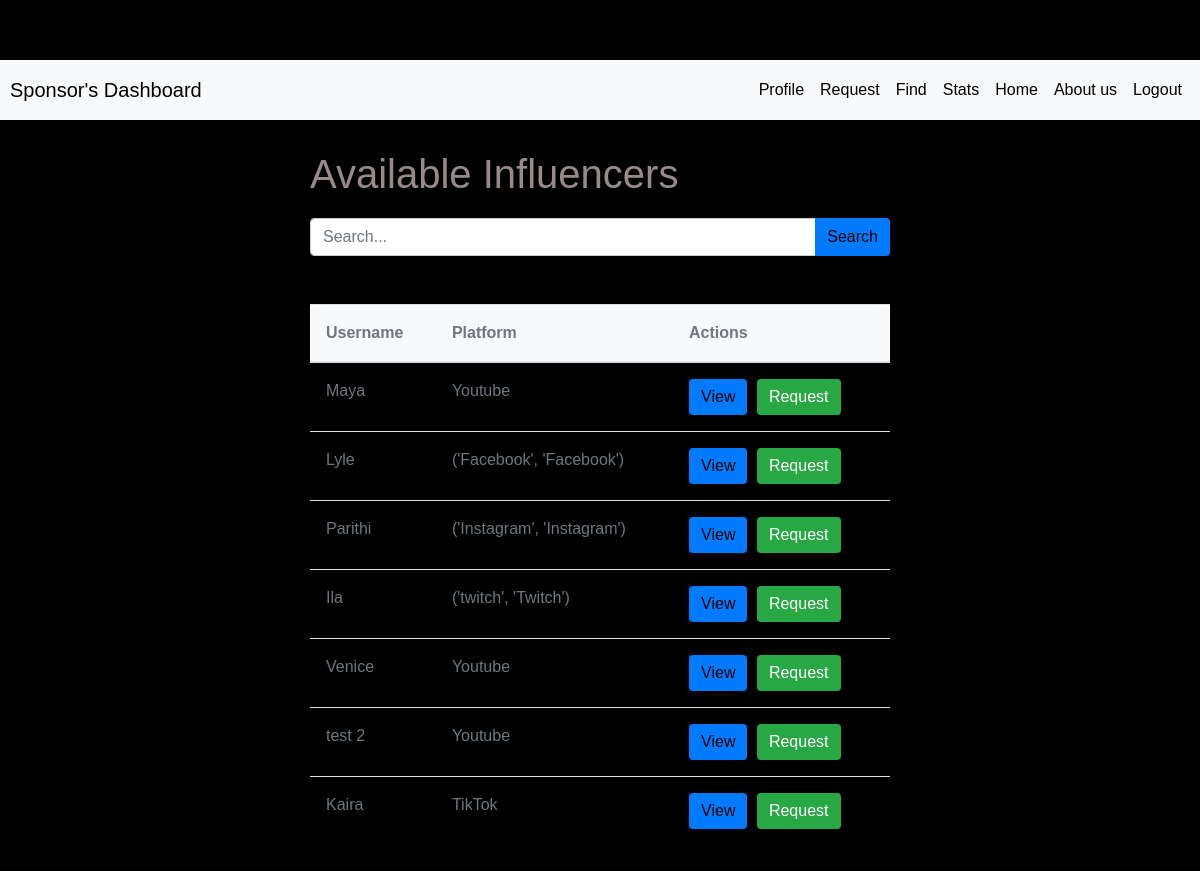
The page /find (signed in) on the database its author committed.
### tables this page shows
CREATE TABLE "user" (
	"id"	INTEGER,
	"username"	TEXT NOT NULL UNIQUE,
	"password"	TEXT NOT NULL,
	"role"	TEXT NOT NULL,
	"platform"	TEXT,
	"industry"	TEXT,
	"flag"	BOOLEAN DEFAULT 'False',
	"earnings"	REAL,
	"ratings"	INTEGER,
	PRIMARY KEY("id" AUTOINCREMENT)
);

### project/app.py (the view)
@app.route('/find')
@login_required  # Assuming login_required is defined elsewhere
def find():
    search_query = request.args.get('search', '')
    db = get_db()
    cursor = db.cursor()
    cursor.execute('SELECT * FROM campaign')
    campaigns = cursor.fetchall()
    if search_query:
        cursor.execute('SELECT id, username, platform, industry, flag FROM user WHERE role = ? AND (username LIKE ? OR platform LIKE ?)', ('influencer', '%' + search_query + '%', '%' + search_query + '%'))
    else:
        cursor.execute('SELECT id, username, platform, industry, flag FROM user WHERE role = ?', ('influencer',))
    influencers = cursor.fetchall()
    for influencer in influencers:
        if influencer['flag'] is None:
            influencer['flag'] = False
    return render_template('find.html', campaigns=campaigns, influencers=influencers, search_query=search_query)
    db.close()
    return render_template('find.html', campaigns=campaigns, influencers=influencers)

### project/app.py (called while the page is built)
def get_db():
    conn = sqlite3.connect(DATABASE)
    conn.row_factory = sqlite3.Row
    return conn

@app.before_request
def initialize_db():
    global db_initialized
    if not db_initialized:
        create_tables()
        db_initialized = True

def login_required(f):
    @wraps(f)
    def decorated_function(*args, **kwargs):
        if 'username' not in session:
            flash('Please log in to access this page.', 'danger')
            return redirect(url_for('login'))
        return f(*args, **kwargs)
    return decorated_function

### project/templates/find.html (shortened to what this page needs)
{% extends "sponsor_base.html" %}
{% block content %}
<h1>Available Influencers</h1>
<form class="search-form" method="get" action="{{ url_for('find') }}">
    <div class="input-group">
        <input type="text" name="search" class="form-control" placeholder="Search..." value="{{ search_query }}">
        <div class="input-group-append">
            <button type="submit" class="btn btn-primary">Search</button>
        </div>
    </div>
</form><br><br>
{% if influencers %}
    <table class="table">
        <thead>
            <tr>
                <th>Username</th>
                <th>Platform</th>
                <th>Actions</th>
            </tr>
        </thead>
        <tbody>
            {% for influencer in influencers %}
                <tr>
                    <td>{{ influencer.username }}</td>
                    <td>{{ influencer.platform }}</td>
                    <td>
                        <a href="{{ url_for('view_influencer', influencer_id=influencer.id) }}" class="btn btn-primary">View</a>
                        <a href="{{ url_for('request_influencer', influencer_id=influencer.id, campaign_id=campaigns[0]['id']) }}" class="btn btn-success">Request</a>
                    </td>
                </tr>
            {% endfor %}
        </tbody>
    </table>
{% else %}
    <p>No influencers found.</p>
{% endif %}
{% endblock %}

### project/templates/sponsor_base.html (shortened to what this page needs)
<!DOCTYPE html>
<html lang="en">
<head>
    <link href="https://stackpath.bootstrapcdn.com/bootstrap/4.5.2/css/bootstrap.min.css" rel="stylesheet">
    <link href="{{ url_for('static', filename='styles.css') }}" rel="stylesheet">
</head>
<body>
    <nav class="navbar navbar-expand-lg navbar-light bg-light">
        <a class="navbar-brand" href="#">Sponsor's Dashboard</a>
        <div class="collapse navbar-collapse" id="navbarNav">
            <ul class="navbar-nav ml-auto">
                <li class="nav-item">
                    <a class="nav-link" href="{{ url_for('sponsor_profile') }}">Profile</a>
                </li>
                <li class="nav-item">
                    <a class="nav-link" href="{{ url_for('campaign_request') }}">Request</a>
                </li>
                <li class="nav-item">
                    <a class="nav-link" href="{{ url_for('find') }}">Find</a>
                </li>
                <li class="nav-item">
                    <a class="nav-link" href="{{ url_for('stats_sponsor') }}">Stats</a>
                </li>
                <li class="nav-item active">
                    <a class="nav-link" href="{{ url_for('index') }}">Home</a>
                </li>
                <li class="nav-item">
                    <a class="nav-link" href="{{ url_for('about') }}">About us</a>
                </li>
                <li class="nav-item">
                    <a class="nav-link" href="{{ url_for('logout') }}">Logout</a>
                </li>
            </ul>
        </div>
    </nav>
    <div class="container">
        {% block content %}{% endblock %}
</html>

### project/static/styles.css (style rules this page uses)
body { padding-top: 60px; }
.container { max-width: 600px; margin: 0 auto; }
body { background-color: #000000; color: #cccccc; font-family: Arial, sans-serif; }
.navbar { background-color: #000000; }
.navbar-brand, .navbar-nav .nav-link { text-align: center; color: #000000 !important; }
.form-control { border: 1px solid #cccccc; background-color: #ffffff; color:#000000; }
.btn-primary { background-color: #ffcc99; border-color: #ffcc99; color: #000000; }

### project/templates/sponsor_base.html (style rules this page uses)
* { margin: 0; padding: 0; }
.navbar { background-color: aquamarine; padding: 10px; }
.container { padding: 10px; }

### project/templates/find.html (style rules this page uses)
h1 { margin-top: 20px; margin-bottom: 20px; color: #968a8a; }
.table { width: 100%; margin-bottom: 1rem; color: #6f767e; border-collapse: collapse; }
.table th, .table td { padding: 1rem; vertical-align: top; border-top: 1px solid #dee2e6; }
.table thead th { vertical-align: bottom; border-bottom: 2px solid #dee2e6; background-color: #f8f9fa; font-weight: bold; }
.table .btn { margin-right: 5px; }
.btn-primary { background-color: #007bff; border: none; }
.btn-success { background-color: #28a745; border: none; }

### rows shown on the page
user: username "Maya", platform "Youtube"
user: username "Lyle", platform "('Facebook', 'Facebook')"
user: username "Parithi", platform "('Instagram', 'Instagram')"
user: username "Ila", platform "('twitch', 'Twitch')"
user: username "Venice", platform "Youtube"
user: username "test 2", platform "Youtube"
user: username "Kaira", platform "TikTok"
